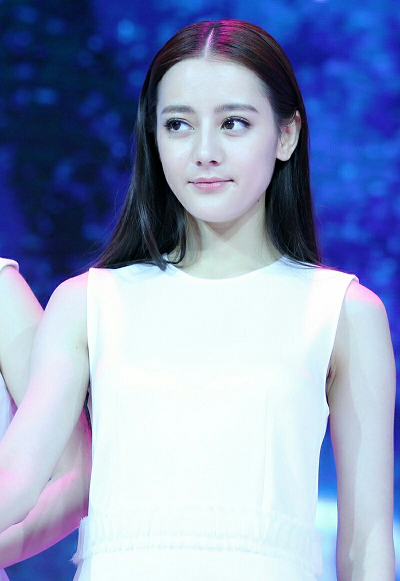
#> input picture images/test.png, 400 x 581 px, found by its file name
$ python OpencvDemo003.py
#> lines starting #> are read from the running program, lines starting #| are printed output that depends on the picture; after the words box and inside, x2 and y2 are one past the last pixel; in counts of white or black regions, pixels touching at a corner belong together
#!/usr/bin/env python3
#coding = utf-8

import logging
import numpy as np
import cv2 as cv

# 图像对象的创建与赋值
def OpencvDemo003():
    logging.basicConfig(level=logging.DEBUG)

    src = cv.imread("images/test.png")
#> src is the input picture: shape (581, 400, 3); mean B, G, R 189.6, 154.2, 139.9
    if src is None:
        logging.error("could not load an image!")
        return cv.Error.StsError

    cv.namedWindow("input", cv.WINDOW_AUTOSIZE)
    cv.imshow("input", src)

    # 克隆图像
    m1 = np.copy(src)
    cv.imshow("m1", m1)

    # 赋值
    m2 = src
    src[100:200,200:300,:] = 255
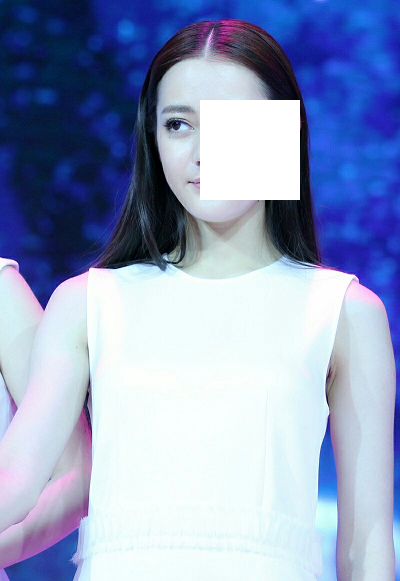
#> src: shape (581, 400, 3); 4.3% of pixels changed, all inside (x1, y1, x2, y2) = (200, 100, 300, 200)
    cv.imshow("m2", m2)

    m3 = np.zeros(src.shape, src.dtype)
    cv.imshow("m3", m3)

    m4 = np.zeros([512,512], np.uint8)
    # m4[:,:] =127 try to give gray value 127
    cv.imshow("m4", m4)

    m5 = np.ones(shape=[512,512,3], dtype=np.uint8)
    m5[:,:,0] = 255
    cv.imshow("m5", m5)
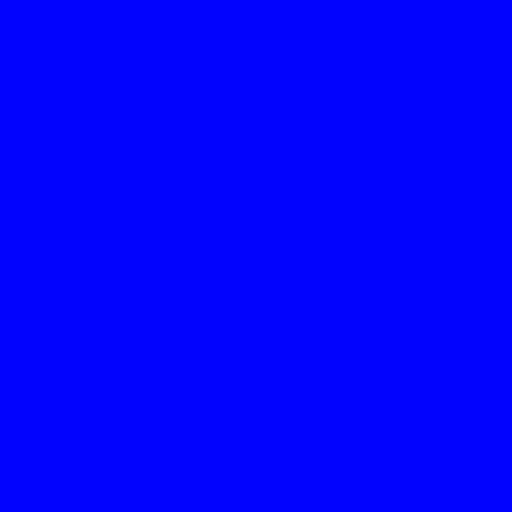
#> window 'm5': shape (512, 512, 3); mean B, G, R 255, 1, 1

    cv.waitKey(0)

    cv.destroyAllWindows()

    return cv.Error.StsOk

if __name__ == "__main__":
    OpencvDemo003()

# end of file
